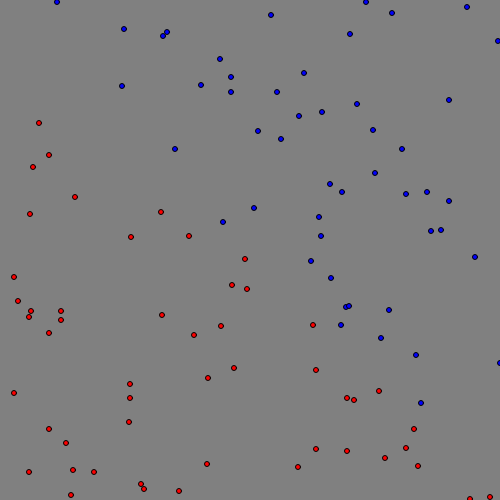
Frame 1 (no input)
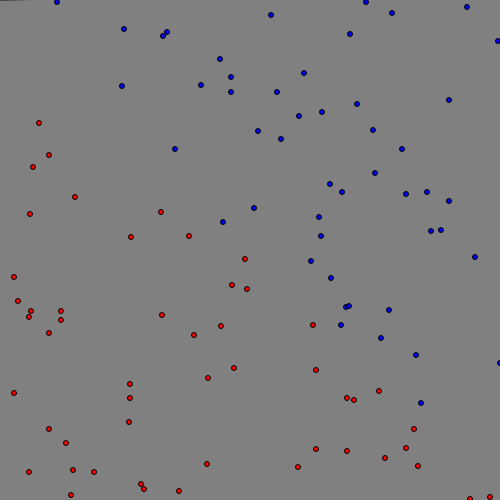
Frame 60 (no input)
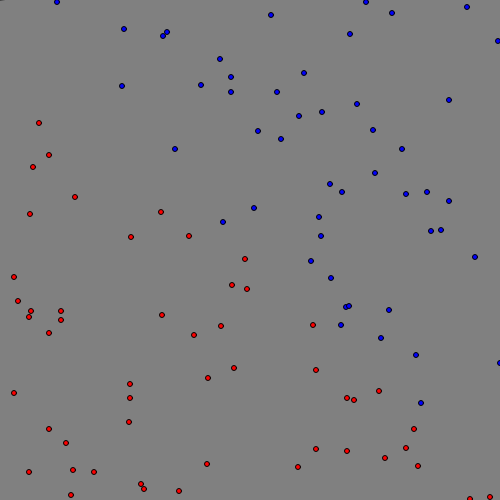
Frame 120 (the mouse pressed at the canvas centre since frame 60)

The p5.js sketch that drew these frames (run headless with seeded random() and noise() and a simulated clock; from frame 60 on, the mouse is pressed at the canvas centre):

// p5.js sketch
// ── sketch.js
let trainingData = [];
let targets = [];
let learningRate = 0.1;
let perceptronOut = [];
let counter = 0;
let time = 0;

let wx = [0];
let wy = [0];
let wb = [0];

function createTrainingPoints() {
  for (let i = 0; i < 100; i++) {
    x = round(random(0, 500), 0);
    y = round(random(0, 500), 0);
    while (y == x) {
      y = round(random(0, 500), 0);
    }

    if (x > y) {
      t = 0;
    } else {
      t = 1;
    }

    trainingData.push([x, y]);
    targets.push(t);
  }
}

function activationFn(ix, wx, iy, wy, bi, wbi) {
  sumProduct = ix * wx + iy * wy + bi * wbi;
  if (sumProduct > 0) {
    return 1;
  } else {
    return 0;
  }
}

function updateWeight(wi, alfa, t, pOut, pIni) {
  return round(wi + alfa * (t - pOut) * pIni, 5);
}

function trainPerceptron(c) {
  perceptronOut.push(
    activationFn(trainingData[c][0], wx[c], trainingData[c][1], wy[c], 1, wb[c])
  );
  if (perceptronOut[c] == targets[c]) {
    wx.push(wx[c]);
    wy.push(wy[c]);
    wb.push(wb[c]);
  } else {
    wx.push(
      updateWeight(
        wx[c],
        learningRate,
        targets[c],
        perceptronOut[c],
        trainingData[c][0]
      )
    );
    wy.push(
      updateWeight(
        wy[c],
        learningRate,
        targets[c],
        perceptronOut[c],
        trainingData[c][1]
      )
    );
    wb.push(updateWeight(wb[c], learningRate, targets[c], perceptronOut[c], 1));
  }
}

function setup() {
  createCanvas(500, 500);
  background("gray");

  createTrainingPoints();
  console.log(trainingData);
}

function draw() {
  background("gray");
  for (let i = 0; i < targets.length; i++) {
    if (targets[i] == 0) {
      fill("blue");
    } else {
      fill("red");
    }
    circle(trainingData[i][0], trainingData[i][1], 5);
  }

  if (counter < 100) {
    if (time % 5 == 0) {
      console.log("Nu");
      trainPerceptron(counter);
      counter += 1;
    }
  } else if (counter == 100) {
    alert("Færdig");
    counter += 1;
  }

  line(
    0,
    -wb[wb.length - 1] / wy[wy.length - 1],
    500,
    (-wx[wx.length - 1] * 500 - wb[wb.length - 1]) / wy[wy.length - 1]
  );

  time += 1;
}
